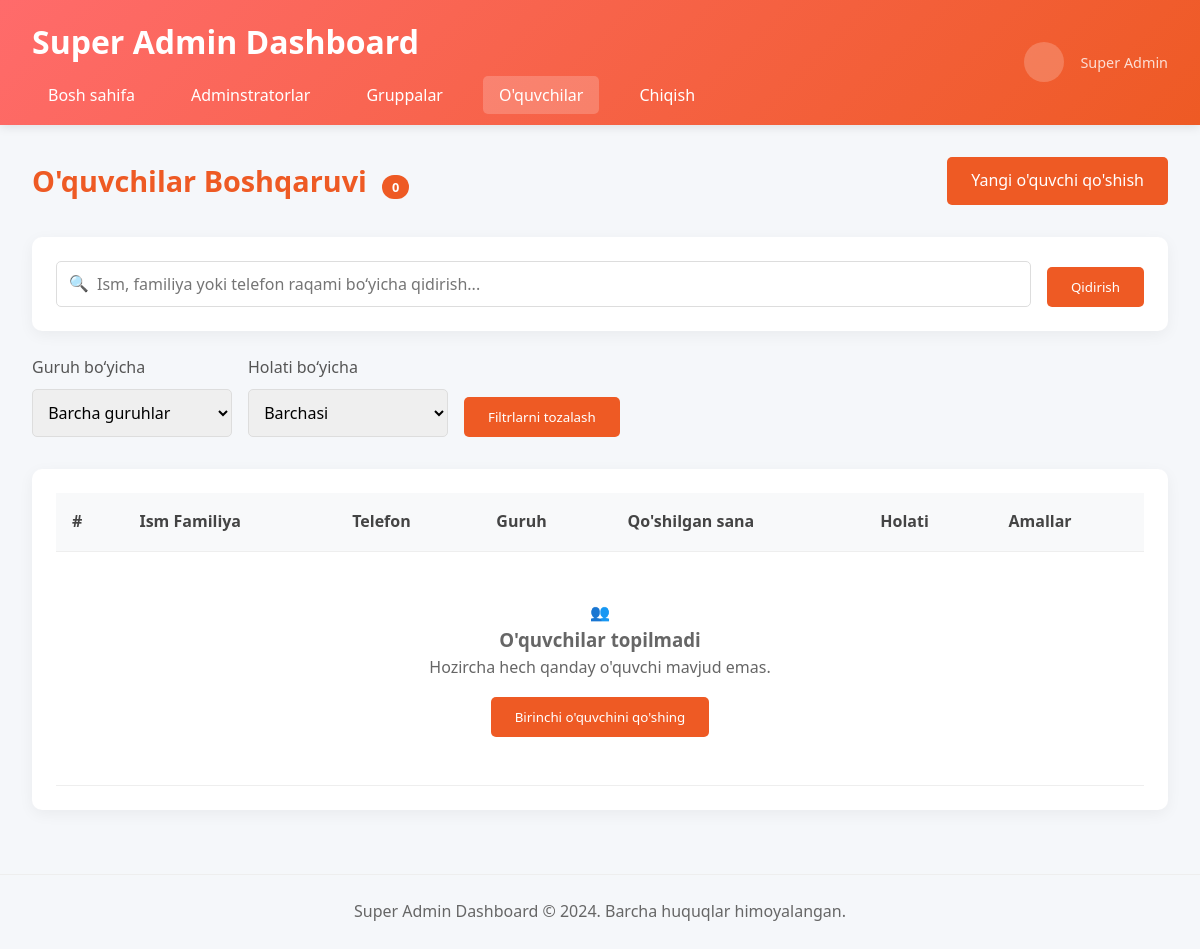
The app's page /super-admin/super-admin/oquvchilar/, older data.
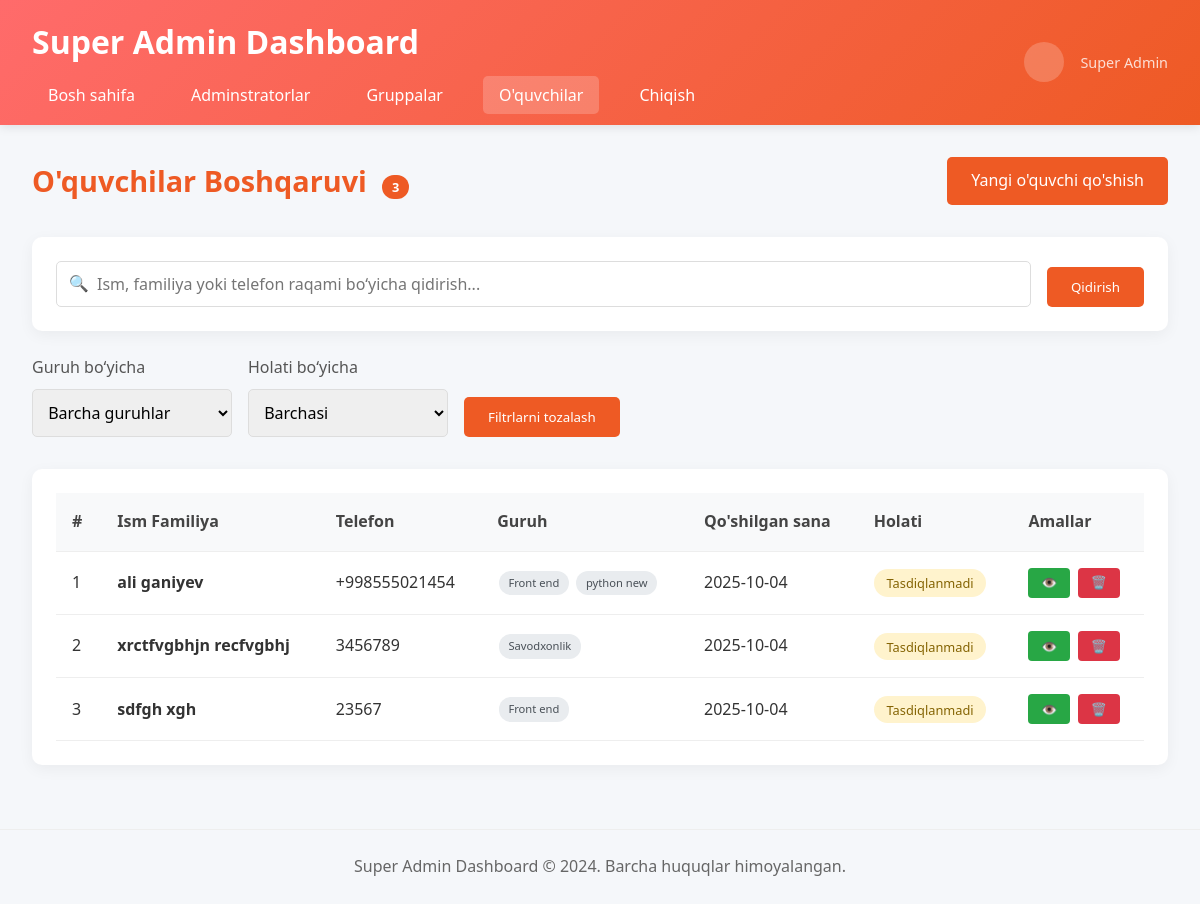
The same page, newer data.
### students/models.py (models this page shows, shortened)
class Students(models.Model):
    class Status(models.TextChoices):
        APPROVED = "approved", "Tasdiqlangan"
        NOT_CONFIRMED = "not_confirmed", "Tasdiqlanmadi"
        GROUP = "group", "Grupada"
    uuid = models.UUIDField(primary_key=True, default=uuid.uuid4, editable=False)
    username = models.CharField(max_length=100)
    password = models.CharField(max_length=128)  # Hash uchun
    phone_number = models.CharField(max_length=50)
    first_name = models.CharField(max_length=100)
    last_name = models.CharField(max_length=100)
    status = models.CharField(
        max_length=30,
        choices=Status.choices,
        default=Status.NOT_CONFIRMED,
    )
    about_student = models.TextField(blank=True,default="")
    role = models.CharField(max_length=50, default="student")
    admistrator = models.CharField(max_length=100)
    created_ad = models.DateTimeField(default=timezone.now)
    groups = models.ManyToManyField(Groups, related_name="students", blank=True)

### groups/models.py (models this page shows)
class Groups(models.Model):
    class Status(models.TextChoices):
        ACTIVE = "active", "Faol"
        INACTIVE = "inactive", "Tugagan"
    title = models.CharField(max_length=50)
    teacher = models.ForeignKey(Teachers,on_delete=models.DO_NOTHING)
    group_price = models.IntegerField(default=0)
    status = models.CharField(
        max_length=30,
        choices=Status.choices,
        default=Status.ACTIVE,
    )
    hwo_created = models.CharField(max_length=100,default='admin')
    group_time = models.CharField(default="Dushanba,Chorshanba,Juma 14:00-16:00")
    created_at = models.DateTimeField(default=timezone.now)

### admin_users/views.py (the view, shortened to what this page needs)
# urls.py: path('super-admin/oquvchilar/', views.oquvchilar, name='oquvchilar'),
def oquvchilar(request):
    students = Student.objects.all()
    groups = Group.objects.filter(status='active')
    group_filter = request.GET.get('group_filter')
    status_filter = request.GET.get('status_filter')
    payment_filter = request.GET.get('payment_filter')
    if group_filter:
        students = students.filter(group_id=group_filter)
    if status_filter:
        students = students.filter(status=status_filter)
    if payment_filter:
        students = students.filter(payment_status=payment_filter)
    context = {
        'students': students,
        'groups': groups,
        'selected_group': group_filter,
        'selected_status': status_filter,
        'selected_payment': payment_filter
    }
    return render(request, 'super_admin/oquvchilar.html', context)

### templates/super_admin/oquvchilar.html (shortened to what the changed rows need)
{% load static %}
<!DOCTYPE html>
<html lang="uz">
<head>
</head>
<body>
    <header>
        <div class="header-content">
            <div>
                <h1>Super Admin Dashboard</h1>
            </div>
        </div>
    </header>
    <main>
        <div class="page-header">
            <h2 class="page-title">
                O'quvchilar Boshqaruvi
                <span class="student-count" id="studentCount">{{ students|length }}</span>
            </h2>
        </div>
        <div class="table-container">
            <table id="studentsTable">
                <thead>
                    <tr>
                        <th>#</th>
                        <th>Ism Familiya</th>
                        <th>Telefon</th>
                        <th>Guruh</th>
                        <th>Qo'shilgan sana</th>
                        <th>Holati</th>
                        <th>Amallar</th>
                    </tr>
                </thead>
                <tbody id="studentsTableBody">
                    {% for student in students %}
                        <tr class="student-row"
                            data-name="{{ student.first_name }} {{ student.last_name }}"
                            data-phone="{{ student.phone_number }}"
                            data-groups="{% for group in student.groups.all %}{{ group.title }}{% if not forloop.last %},{% endif %}{% endfor %}"
                            data-status="{{ student.status }}">
                            <td>{{ forloop.counter }}</td>
                            <td>
                                <strong>{{ student.first_name }} {{ student.last_name }}</strong>
                            </td>
                            <td>{{ student.phone_number }}</td>
                            <td>
                                {% for group in student.groups.all %}
                                    <a href="{% url 'group_detail' group.id %}" class="group-badge">
                                        {{ group.title }}
                                    </a>
                                {% empty %}
                                    <em style="color: #666; font-size: 0.9rem;">Guruh yo'q</em>
                                {% endfor %}
                            </td>
                            <td>{{ student.created_ad|date:"Y-m-d" }}</td>
                            <td>
                                {% if student.status == 'approved' %}
                                    <span class="status-approved">Tasdiqlangan</span>
                                {% elif student.status == 'not_confirmed' %}
                                    <span class="status-not-confirmed">Tasdiqlanmadi</span>
                                {% elif student.status == 'group' %}
                                    <span class="status-group">Grupada</span>
                                {% endif %}
                            </td>
                            <td class="action-buttons">
                                <a href="{% url 'student_detail' student.uuid %}" class="btn-sm btn-view">👁️</a>
                                <a href="{% url 'student_delete' student.uuid %}" class="btn-sm btn-delete">🗑️</a>
                            </td>
                        </tr>
                    {% empty %}
                        <tr>
                            <td colspan="7" class="no-results">
                                <div>👥</div>
                                <h3>O'quvchilar topilmadi</h3>
                                <p>Hozircha hech qanday o'quvchi mavjud emas.</p>
                                <button class="btn" onclick="openModal()" style="margin-top: 1rem;">
                                    Birinchi o'quvchini qo'shing
                                </button>
                            </td>
                        </tr>
                    {% endfor %}
                </tbody>
            </table>
        </div>
    </main>
</body>
</html>

Row changes from the older to the newer data that the page shows:
added Students: first_name "ali", last_name "ganiyev", phone_number "+998555021454", created_ad "2025-10-04", status "Tasdiqlanmadi"
added Groups: title "Front end"
added Groups: title "python new", shown under "ali"
added Students: first_name "xrctfvgbhjn", last_name "recfvgbhj", phone_number "3456789", created_ad "2025-10-04", status "Tasdiqlanmadi"
added Groups: title "Savodxonlik", shown under "xrctfvgbhjn"
added Students: first_name "sdfgh", last_name "xgh", phone_number "23567", created_ad "2025-10-04", status "Tasdiqlanmadi"
Text that changed along with them:
{{ students|length }}: "0" → "3"
text no longer shown: "👥 O'quvchilar topilmadi Hozircha hech qanday o'quvchi mavjud emas. Birinchi o'quvchini qo'shing"
